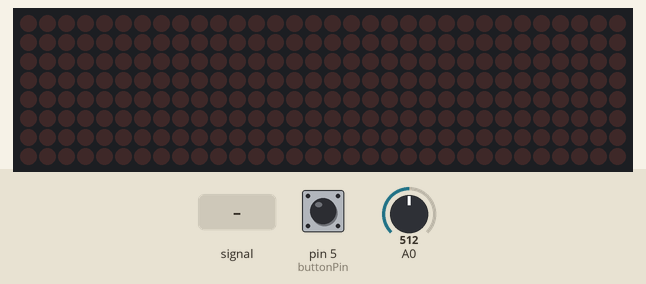
This sketch was run on a simulated Arduino Uno, built with avr-gcc and run on an emulated ATmega328P. Parts: 32×8 LED matrix. The inputs (shaded band) are chosen by the test bench; at power-on: A0 = 512, pin 5 (buttonPin) HIGH.

Above: at 1.2 s.
1.3 s: A0 fed a 200 Hz sine of ±81 counts around its level
At 1.53 s:
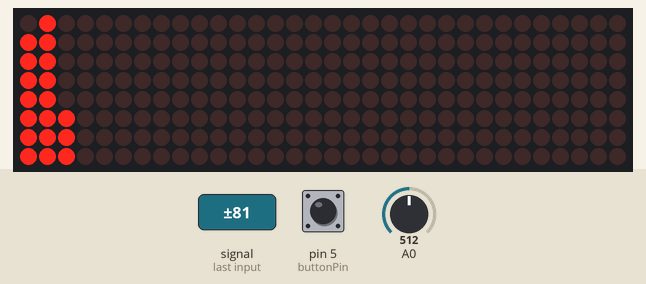
3.1 s: A0 set to 0
At 4.6 s:
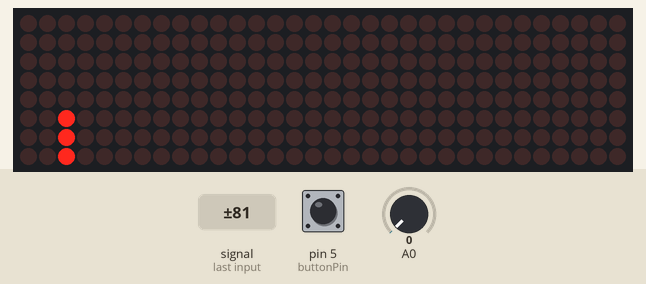
4.9 s: A0 set to 306
At 6.2 s:
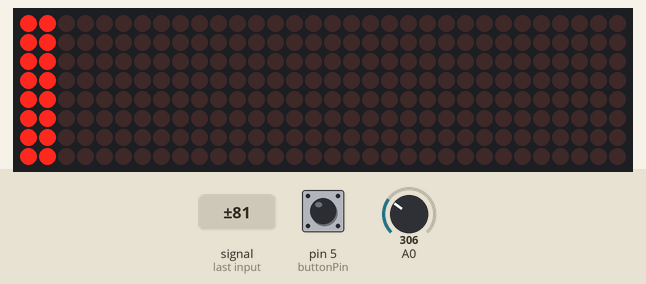
6.6 s: A0 set to 122
At 7.8 s:
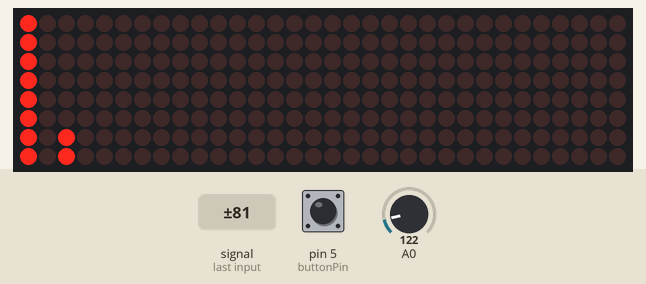
8.6 s: A0 set to 511
At 8.93 s:
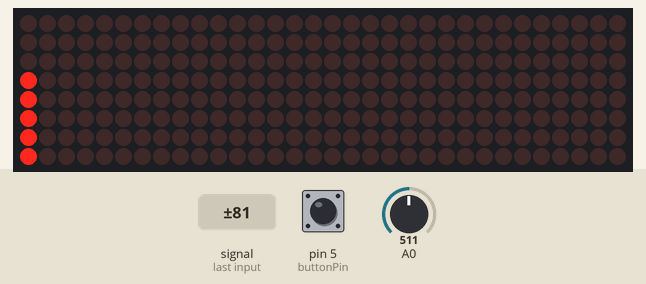
10.5 s: A0 set to 1023
At 11.3 s:
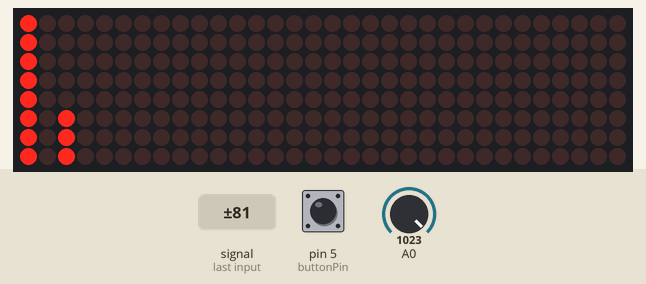
Timing chart, 0 to 13.1 s (numbered marks = the images above; inputs shaded):
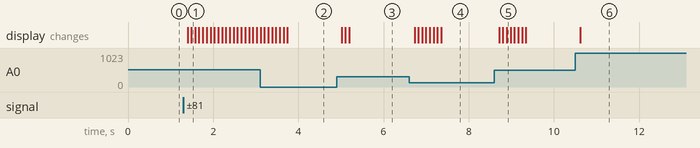

Measured:
- after the input at 1.3 s, the display: first changes after 0.10 s (image 1 shows a later state)
- after the input at 3.1 s, the display: first differs from a run without the input after 0.10 s (image 2 shows a later state)
- after the input at 4.9 s, the display: first changes after 0.12 s (image 3 shows a later state)
- after the input at 6.6 s, the display: first changes after 0.13 s (image 4 shows a later state)
- after the input at 8.6 s, the display: first changes after 0.12 s (image 5 shows a later state)
- after the input at 10.5 s, the display: changes after 0.12 s (image 6)

The sketch:

firmware.ino
```cpp
// mzashh
// Updated EEPROM

#include <arduinoFFT.h>
#include <MD_MAX72xx.h>
#include <SPI.h>
#include <EEPROM.h>

#define SAMPLES 64                                            // Must be a power of 2
#define HARDWARE_TYPE MD_MAX72XX::FC16_HW                     // Set display type  so that  MD_MAX72xx library treets it properly
#define MAX_DEVICES  4                                        // Total number display modules
#define CLK_PIN   13                                          // Clock pin to communicate with display
#define DATA_PIN  11                                          // Data pin to communicate with display
#define CS_PIN    10                                          // Control pin to communicate with display
#define  xres 32                                              // Total number of  columns in the display, must be <= SAMPLES/2
#define  yres 8                                               // Total number of  rows in the display

int audio_response = 25;                                      // put a value between 10 and 80. Smaller the number, higher the audio response

int MY_ARRAY[]={0, 128, 192, 224, 240, 248, 252, 254, 255};   // default = standard pattern
int MY_MODE_1[]={0, 128, 192, 224, 240, 248, 252, 254, 255};  // standard pattern
int MY_MODE_2[]={0, 128, 64, 32, 16, 8, 4, 2, 1};             // only peak pattern
int MY_MODE_3[]={0, 128, 192, 160, 144, 136, 132, 130, 129};  // only peak +  bottom point
int MY_MODE_4[]={0, 128, 192, 160, 208, 232, 244, 250, 253};  // one gap in the top , 3rd light onwards

double vReal[SAMPLES];
double vImag[SAMPLES];
char data_avgs[xres];

int yvalue;
int displaycolumn , displayvalue;
int peaks[xres];
const int buttonPin = 5;                                      // the number of the pushbutton pin
int state = HIGH;                                             // the current reading from the input pin
int previousState = LOW;                                      // the previous reading from the input pin
int displaymode;
unsigned long lastDebounceTime = 0;                           // the last time the output pin was toggled
unsigned long debounceDelay = 50;                             // the debounce time; increase if the output flickers

MD_MAX72XX mx = MD_MAX72XX(HARDWARE_TYPE, CS_PIN, MAX_DEVICES);   // display object
arduinoFFT FFT = arduinoFFT();                                    // FFT object

void setup() {
   // EEPROM.update(1,1);                                         //(memory address, value), UNCOMMENT THIS FOR THE FIRST TIME , used to set the EEPROM to corret bits
    displaymode = EEPROM.read(1);
    ADCSRA = 0b11100101;                                          // set ADC to free running mode and set pre-scalar to 32 (0xe5)
    ADMUX = 0b00000000;                                           // use pin A0 and external voltage reference
    pinMode(buttonPin, INPUT);
    mx.begin();                                                   // initialize display
    delay(50);                                                    // wait to get reference voltage stabilized
}

void loop() {
   // ++ Sampling
   for(int i=0; i<SAMPLES; i++)
    {
      while(!(ADCSRA & 0x10));                                    // wait for ADC to complete current conversion ie ADIF bit set
      ADCSRA = 0b11110101 ;                                       // clear ADIF bit so that ADC can do next operation (0xf5)
      int value = ADC - 512 ;                                     // Read from ADC and subtract DC offset caused value
      vReal[i]= value/8;                                          // Copy to bins after compressing
      vImag[i] = 0;
    }
    // -- Sampling


    // ++ FFT
    FFT.Windowing(vReal, SAMPLES, FFT_WIN_TYP_HAMMING, FFT_FORWARD);
    FFT.Compute(vReal, vImag, SAMPLES, FFT_FORWARD);
    FFT.ComplexToMagnitude(vReal, vImag, SAMPLES);
    // -- FFT


    // ++ re-arrange FFT result to match with no. of columns on display ( xres )
    int step = (SAMPLES/2)/xres;
    int c=0;
    for(int i=0; i<(SAMPLES/2); i+=step)
    {
      data_avgs[c] = 0;
      for (int k=0 ; k< step ; k++) {
          data_avgs[c] = data_avgs[c] + vReal[i+k];
      }
      data_avgs[c] = data_avgs[c]/step;
      c++;
    }
    // -- re-arrange FFT result to match with no. of columns on display ( xres )


    // ++ send to display according measured value
    for(int i=0; i<xres; i++)
    {
      data_avgs[i] = constrain(data_avgs[i],0,audio_response);              // set max & min values for buckets
      data_avgs[i] = map(data_avgs[i], 0, audio_response, 0, yres);         // remap averaged values to yres
      yvalue=data_avgs[i];

      peaks[i] = peaks[i]-1;    // decay by one light
      if (yvalue > peaks[i])
          peaks[i] = yvalue ;
      yvalue = peaks[i];
      displayvalue=MY_ARRAY[yvalue];
      displaycolumn=31-i;
      mx.setColumn(displaycolumn, displayvalue);                // for left to right
     }
     // -- send to display according measured value

    displayModeChange ();                                       // check if button pressed to change display mode

    int reading = digitalRead(buttonPin);
    if (reading == LOW)
    {
      switch (displaymode)
      {
      case 1:    //       move from mode 1 to 2
      for (int i=0 ; i<=8 ; i++ ) {
        MY_ARRAY[i]=MY_MODE_2[i];
      }
      break;
      case 2:    //       move from mode 2 to 3
      for (int i=0 ; i<=8 ; i++ ) {
        MY_ARRAY[i]=MY_MODE_3[i];
      }
      break;
      case 3:    //     move from mode 3 to 4
      for (int i=0 ; i<=8 ; i++ ) {
        MY_ARRAY[i]=MY_MODE_4[i];
      }
      break;
      case 4:    //      move from mode 4 to 1
      for (int i=0 ; i<=8 ; i++ ) {
        MY_ARRAY[i]=MY_MODE_1[i];
      }
      break;
      }
    }
}

void displayModeChange() {
  int reading = digitalRead(buttonPin);
  if (reading == HIGH && previousState == LOW && millis() - lastDebounceTime > debounceDelay) // works only when pressed
  {
   switch (displaymode)
   {
    case 1:    //       move from mode 1 to 2
      displaymode = 2;
      EEPROM.update(1,2);
      for (int i=0 ; i<=8 ; i++ ) {
        MY_ARRAY[i]=MY_MODE_2[i];
      }
      break;
    case 2:    //       move from mode 2 to 3
      displaymode = 3;
      EEPROM.update(1,3);
      for (int i=0 ; i<=8 ; i++ ) {
        MY_ARRAY[i]=MY_MODE_3[i];
      }
      break;
    case 3:    //     move from mode 3 to 4
      displaymode = 4;
      EEPROM.update(1,4);
      for (int i=0 ; i<=8 ; i++ ) {
        MY_ARRAY[i]=MY_MODE_4[i];
      }
      break;
    case 4:    //      move from mode 4 to 1
      displaymode = 1;
      EEPROM.update(1,1);
      for (int i=0 ; i<=8 ; i++ ) {
        MY_ARRAY[i]=MY_MODE_1[i];
      }
      break;
  }
    lastDebounceTime = millis();
  }
  previousState = reading;
}
```
